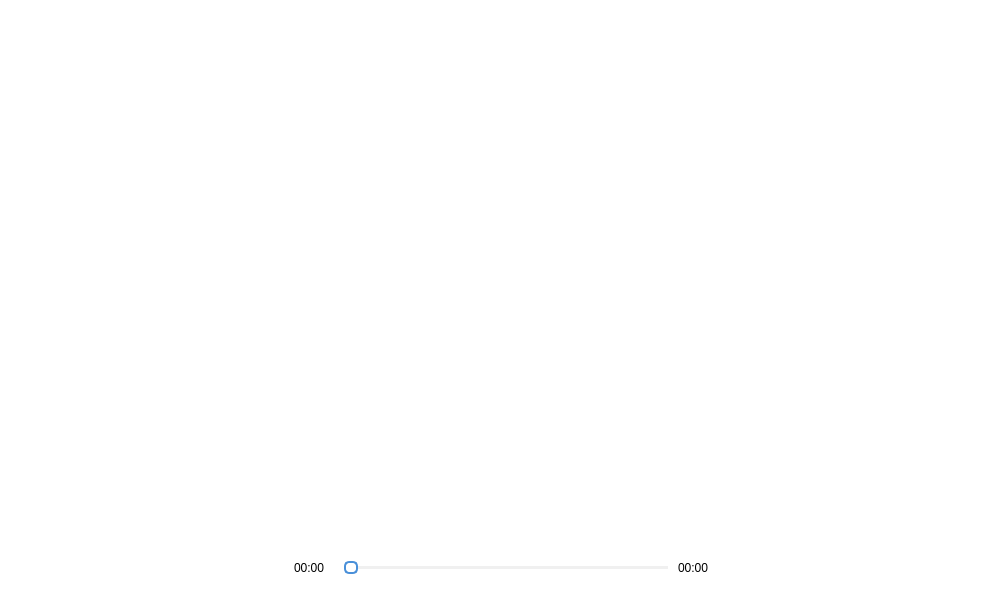
<?xml version="1.0" encoding="UTF-8"?>
<ui version="4.0">
 <class>UIMain</class>
 <widget class="QWidget" name="UIMain">
  <property name="geometry">
   <rect>
    <x>0</x>
    <y>0</y>
    <width>1000</width>
    <height>600</height>
   </rect>
  </property>
  <property name="sizePolicy">
   <sizepolicy hsizetype="Preferred" vsizetype="Preferred">
    <horstretch>0</horstretch>
    <verstretch>0</verstretch>
   </sizepolicy>
  </property>
  <property name="minimumSize">
   <size>
    <width>1000</width>
    <height>600</height>
   </size>
  </property>
  <property name="baseSize">
   <size>
    <width>0</width>
    <height>0</height>
   </size>
  </property>
  <property name="windowTitle">
   <string>Form</string>
  </property>
  <property name="styleSheet">
   <string notr="true">background-color: white;</string>
  </property>
  <layout class="QVBoxLayout" name="verticalLayout_2">
   <property name="spacing">
    <number>10</number>
   </property>
   <property name="leftMargin">
    <number>0</number>
   </property>
   <property name="topMargin">
    <number>0</number>
   </property>
   <property name="rightMargin">
    <number>10</number>
   </property>
   <property name="bottomMargin">
    <number>10</number>
   </property>
   <item>
    <widget class="QStackedWidget" name="stackedWidget">
     <property name="styleSheet">
      <string notr="true">border-radius: 10px;


</string>
     </property>
     <property name="currentIndex">
      <number>0</number>
     </property>
     <widget class="QWidget" name="page">
      <layout class="QVBoxLayout" name="verticalLayout_4">
       <property name="spacing">
        <number>0</number>
       </property>
       <property name="leftMargin">
        <number>0</number>
       </property>
       <property name="topMargin">
        <number>0</number>
       </property>
       <property name="rightMargin">
        <number>0</number>
       </property>
       <property name="bottomMargin">
        <number>0</number>
       </property>
       <item>
        <widget class="QListView" name="listView">
         <property name="sizePolicy">
          <sizepolicy hsizetype="Expanding" vsizetype="Expanding">
           <horstretch>0</horstretch>
           <verstretch>0</verstretch>
          </sizepolicy>
         </property>
         <property name="styleSheet">
          <string notr="true">    QListView {
		background-color: transparent;
        border: none;
        outline: none;
    }
    QListView::item {
        height: 48px;
        padding: 6px 10px;
        font-size: 14px;
        color: #333333;
        border-bottom: 1px solid #f0f0f0;
    }
</string>
         </property>
         <property name="horizontalScrollBarPolicy">
          <enum>Qt::ScrollBarPolicy::ScrollBarAsNeeded</enum>
         </property>
         <property name="editTriggers">
          <set>QAbstractItemView::EditTrigger::NoEditTriggers</set>
         </property>
        </widget>
       </item>
      </layout>
     </widget>
     <widget class="QWidget" name="page_2">
      <layout class="QVBoxLayout" name="verticalLayout_5">
       <property name="spacing">
        <number>0</number>
       </property>
       <property name="leftMargin">
        <number>0</number>
       </property>
       <property name="topMargin">
        <number>0</number>
       </property>
       <property name="rightMargin">
        <number>0</number>
       </property>
       <property name="bottomMargin">
        <number>0</number>
       </property>
       <item>
        <widget class="QListView" name="collectListView">
         <property name="styleSheet">
          <string notr="true"> QListView {
		background-color: transparent;
        border: none;
        outline: none;
    }
    QListView::item {
        height: 48px;
        padding: 6px 10px;
        font-size: 14px;
        color: #333333;
        border-bottom: 1px solid #f0f0f0;
    }
</string>
         </property>
         <property name="horizontalScrollBarPolicy">
          <enum>Qt::ScrollBarPolicy::ScrollBarAsNeeded</enum>
         </property>
         <property name="editTriggers">
          <set>QAbstractItemView::EditTrigger::NoEditTriggers</set>
         </property>
        </widget>
       </item>
      </layout>
     </widget>
     <widget class="QWidget" name="page_3">
      <layout class="QVBoxLayout" name="verticalLayout_6">
       <property name="spacing">
        <number>0</number>
       </property>
       <property name="leftMargin">
        <number>0</number>
       </property>
       <property name="topMargin">
        <number>0</number>
       </property>
       <property name="rightMargin">
        <number>0</number>
       </property>
       <property name="bottomMargin">
        <number>0</number>
       </property>
       <item>
        <widget class="QWidget" name="widget_2" native="true">
         <property name="styleSheet">
          <string notr="true"/>
         </property>
         <layout class="QVBoxLayout" name="verticalLayout_8">
          <property name="leftMargin">
           <number>0</number>
          </property>
          <property name="topMargin">
           <number>0</number>
          </property>
          <property name="rightMargin">
           <number>0</number>
          </property>
          <property name="bottomMargin">
           <number>0</number>
          </property>
          <item>
           <layout class="QHBoxLayout" name="horizontalLayout_5">
            <property name="spacing">
             <number>20</number>
            </property>
            <item>
             <widget class="QLabel" name="songlistCover">
              <property name="minimumSize">
               <size>
                <width>100</width>
                <height>100</height>
               </size>
              </property>
              <property name="maximumSize">
               <size>
                <width>100</width>
                <height>100</height>
               </size>
              </property>
              <property name="text">
               <string/>
              </property>
              <property name="pixmap">
               <pixmap resource="../../../resources/icon.qrc">:/icon/cover.png</pixmap>
              </property>
              <property name="scaledContents">
               <bool>true</bool>
              </property>
             </widget>
            </item>
            <item>
             <widget class="QWidget" name="widget_4" native="true">
              <layout class="QVBoxLayout" name="verticalLayout_7">
               <item>
                <widget class="QLabel" name="playlistName">
                 <property name="font">
                  <font>
                   <pointsize>12</pointsize>
                   <italic>false</italic>
                   <bold>true</bold>
                  </font>
                 </property>
                 <property name="text">
                  <string>新建歌单1</string>
                 </property>
                </widget>
               </item>
               <item>
                <layout class="QHBoxLayout" name="horizontalLayout_4">
                 <item>
                  <widget class="QPushButton" name="playlistBtn">
                   <property name="minimumSize">
                    <size>
                     <width>70</width>
                     <height>30</height>
                    </size>
                   </property>
                   <property name="maximumSize">
                    <size>
                     <width>70</width>
                     <height>30</height>
                    </size>
                   </property>
                   <property name="font">
                    <font>
                     <bold>true</bold>
                    </font>
                   </property>
                   <property name="cursor">
                    <cursorShape>PointingHandCursor</cursorShape>
                   </property>
                   <property name="styleSheet">
                    <string notr="true">QPushButton{
	background-color: rgb(225, 225, 225);
    border-radius: 15px;
	color: black;
}</string>
                   </property>
                   <property name="text">
                    <string>播放</string>
                   </property>
                   <property name="icon">
                    <iconset resource="../../../resources/icon.qrc">
                     <normaloff>:/icon/play2.png</normaloff>:/icon/play2.png</iconset>
                   </property>
                  </widget>
                 </item>
                 <item>
                  <spacer name="horizontalSpacer_5">
                   <property name="orientation">
                    <enum>Qt::Orientation::Horizontal</enum>
                   </property>
                   <property name="sizeHint" stdset="0">
                    <size>
                     <width>40</width>
                     <height>20</height>
                    </size>
                   </property>
                  </spacer>
                 </item>
                </layout>
               </item>
              </layout>
             </widget>
            </item>
           </layout>
          </item>
          <item>
           <widget class="QListView" name="songListView">
            <property name="styleSheet">
             <string notr="true"/>
            </property>
            <property name="horizontalScrollBarPolicy">
             <enum>Qt::ScrollBarPolicy::ScrollBarAsNeeded</enum>
            </property>
            <property name="editTriggers">
             <set>QAbstractItemView::EditTrigger::NoEditTriggers</set>
            </property>
           </widget>
          </item>
         </layout>
        </widget>
       </item>
      </layout>
     </widget>
     <widget class="QWidget" name="page_4"/>
     <widget class="QWidget" name="page_5">
      <layout class="QVBoxLayout" name="verticalLayout_9">
       <property name="spacing">
        <number>0</number>
       </property>
       <property name="leftMargin">
        <number>0</number>
       </property>
       <property name="topMargin">
        <number>0</number>
       </property>
       <property name="rightMargin">
        <number>0</number>
       </property>
       <property name="bottomMargin">
        <number>0</number>
       </property>
       <item>
        <widget class="QWidget" name="widget_5" native="true">
         <widget class="QTimeEdit" name="timeEdit">
          <property name="geometry">
           <rect>
            <x>110</x>
            <y>100</y>
            <width>131</width>
            <height>24</height>
           </rect>
          </property>
         </widget>
        </widget>
       </item>
      </layout>
     </widget>
    </widget>
   </item>
   <item>
    <widget class="QFrame" name="controlBar">
     <property name="sizePolicy">
      <sizepolicy hsizetype="Expanding" vsizetype="Fixed">
       <horstretch>0</horstretch>
       <verstretch>0</verstretch>
      </sizepolicy>
     </property>
     <property name="styleSheet">
      <string notr="true">QFrame {
	background: white;
	border-radius: 10px;
}</string>
     </property>
     <property name="frameShape">
      <enum>QFrame::Shape::StyledPanel</enum>
     </property>
     <property name="frameShadow">
      <enum>QFrame::Shadow::Raised</enum>
     </property>
     <layout class="QHBoxLayout" name="horizontalLayout_3">
      <property name="leftMargin">
       <number>12</number>
      </property>
      <property name="topMargin">
       <number>10</number>
      </property>
      <property name="rightMargin">
       <number>12</number>
      </property>
      <property name="bottomMargin">
       <number>10</number>
      </property>
      <item>
       <widget class="QPushButton" name="coverBtn">
        <property name="minimumSize">
         <size>
          <width>70</width>
          <height>70</height>
         </size>
        </property>
        <property name="maximumSize">
         <size>
          <width>70</width>
          <height>70</height>
         </size>
        </property>
        <property name="cursor">
         <cursorShape>PointingHandCursor</cursorShape>
        </property>
        <property name="text">
         <string/>
        </property>
        <property name="icon">
         <iconset resource="../../../resources/icon.qrc">
          <normaloff>:/icon/cover.png</normaloff>:/icon/cover.png</iconset>
        </property>
        <property name="iconSize">
         <size>
          <width>60</width>
          <height>60</height>
         </size>
        </property>
        <property name="checkable">
         <bool>true</bool>
        </property>
        <property name="flat">
         <bool>true</bool>
        </property>
       </widget>
      </item>
      <item>
       <widget class="QWidget" name="widget" native="true">
        <property name="minimumSize">
         <size>
          <width>200</width>
          <height>70</height>
         </size>
        </property>
        <property name="maximumSize">
         <size>
          <width>200</width>
          <height>70</height>
         </size>
        </property>
        <property name="styleSheet">
         <string notr="true"/>
        </property>
        <layout class="QVBoxLayout" name="verticalLayout_3">
         <item>
          <widget class="QLabel" name="titleSinger">
           <property name="minimumSize">
            <size>
             <width>0</width>
             <height>20</height>
            </size>
           </property>
           <property name="styleSheet">
            <string notr="true">font-size: 16px;</string>
           </property>
           <property name="text">
            <string/>
           </property>
           <property name="textFormat">
            <enum>Qt::TextFormat::RichText</enum>
           </property>
          </widget>
         </item>
         <item>
          <widget class="QPushButton" name="loveBtn">
           <property name="enabled">
            <bool>true</bool>
           </property>
           <property name="minimumSize">
            <size>
             <width>22</width>
             <height>22</height>
            </size>
           </property>
           <property name="maximumSize">
            <size>
             <width>22</width>
             <height>22</height>
            </size>
           </property>
           <property name="cursor">
            <cursorShape>PointingHandCursor</cursorShape>
           </property>
           <property name="mouseTracking">
            <bool>false</bool>
           </property>
           <property name="text">
            <string/>
           </property>
           <property name="icon">
            <iconset>
             <selectedon>:/icon/dislove.png</selectedon>
            </iconset>
           </property>
           <property name="iconSize">
            <size>
             <width>22</width>
             <height>22</height>
            </size>
           </property>
           <property name="checkable">
            <bool>true</bool>
           </property>
           <property name="flat">
            <bool>true</bool>
           </property>
          </widget>
         </item>
        </layout>
       </widget>
      </item>
      <item>
       <widget class="QWidget" name="widget_3" native="true">
        <property name="sizePolicy">
         <sizepolicy hsizetype="Expanding" vsizetype="Expanding">
          <horstretch>0</horstretch>
          <verstretch>0</verstretch>
         </sizepolicy>
        </property>
        <property name="minimumSize">
         <size>
          <width>32</width>
          <height>32</height>
         </size>
        </property>
        <property name="styleSheet">
         <string notr="true"/>
        </property>
        <layout class="QVBoxLayout" name="verticalLayout" stretch="2,0">
         <property name="spacing">
          <number>0</number>
         </property>
         <property name="leftMargin">
          <number>0</number>
         </property>
         <property name="topMargin">
          <number>0</number>
         </property>
         <property name="rightMargin">
          <number>0</number>
         </property>
         <property name="bottomMargin">
          <number>0</number>
         </property>
         <item>
          <layout class="QHBoxLayout" name="horizontalLayout">
           <item>
            <spacer name="horizontalSpacer_2">
             <property name="orientation">
              <enum>Qt::Orientation::Horizontal</enum>
             </property>
             <property name="sizeHint" stdset="0">
              <size>
               <width>40</width>
               <height>20</height>
              </size>
             </property>
            </spacer>
           </item>
           <item>
            <widget class="QPushButton" name="modeBtn">
             <property name="sizePolicy">
              <sizepolicy hsizetype="Fixed" vsizetype="Preferred">
               <horstretch>0</horstretch>
               <verstretch>0</verstretch>
              </sizepolicy>
             </property>
             <property name="minimumSize">
              <size>
               <width>35</width>
               <height>35</height>
              </size>
             </property>
             <property name="maximumSize">
              <size>
               <width>35</width>
               <height>35</height>
              </size>
             </property>
             <property name="cursor">
              <cursorShape>PointingHandCursor</cursorShape>
             </property>
             <property name="text">
              <string/>
             </property>
             <property name="icon">
              <iconset resource="../../../resources/icon.qrc">
               <normaloff>:/icon/loop.png</normaloff>:/icon/loop.png</iconset>
             </property>
             <property name="iconSize">
              <size>
               <width>20</width>
               <height>20</height>
              </size>
             </property>
             <property name="shortcut">
              <string>CapsLock, Return</string>
             </property>
             <property name="flat">
              <bool>true</bool>
             </property>
            </widget>
           </item>
           <item>
            <spacer name="horizontalSpacer_6">
             <property name="orientation">
              <enum>Qt::Orientation::Horizontal</enum>
             </property>
             <property name="sizeType">
              <enum>QSizePolicy::Policy::Fixed</enum>
             </property>
             <property name="sizeHint" stdset="0">
              <size>
               <width>25</width>
               <height>25</height>
              </size>
             </property>
            </spacer>
           </item>
           <item>
            <widget class="QPushButton" name="lastBtn">
             <property name="sizePolicy">
              <sizepolicy hsizetype="Preferred" vsizetype="Fixed">
               <horstretch>0</horstretch>
               <verstretch>0</verstretch>
              </sizepolicy>
             </property>
             <property name="minimumSize">
              <size>
               <width>35</width>
               <height>35</height>
              </size>
             </property>
             <property name="maximumSize">
              <size>
               <width>35</width>
               <height>35</height>
              </size>
             </property>
             <property name="cursor">
              <cursorShape>PointingHandCursor</cursorShape>
             </property>
             <property name="text">
              <string/>
             </property>
             <property name="icon">
              <iconset resource="../../../resources/icon.qrc">
               <normaloff>:/icon/last.png</normaloff>:/icon/last.png</iconset>
             </property>
             <property name="iconSize">
              <size>
               <width>20</width>
               <height>20</height>
              </size>
             </property>
             <property name="flat">
              <bool>true</bool>
             </property>
            </widget>
           </item>
           <item>
            <spacer name="horizontalSpacer_8">
             <property name="orientation">
              <enum>Qt::Orientation::Horizontal</enum>
             </property>
             <property name="sizeType">
              <enum>QSizePolicy::Policy::Fixed</enum>
             </property>
             <property name="sizeHint" stdset="0">
              <size>
               <width>25</width>
               <height>25</height>
              </size>
             </property>
            </spacer>
           </item>
           <item>
            <widget class="QPushButton" name="playBtn">
             <property name="sizePolicy">
              <sizepolicy hsizetype="Preferred" vsizetype="Fixed">
               <horstretch>0</horstretch>
               <verstretch>0</verstretch>
              </sizepolicy>
             </property>
             <property name="minimumSize">
              <size>
               <width>45</width>
               <height>45</height>
              </size>
             </property>
             <property name="maximumSize">
              <size>
               <width>50</width>
               <height>50</height>
              </size>
             </property>
             <property name="cursor">
              <cursorShape>PointingHandCursor</cursorShape>
             </property>
             <property name="styleSheet">
              <string notr="true">QPushButton{
	min-width: 43;
	min-height: 43;
}</string>
             </property>
             <property name="text">
              <string/>
             </property>
             <property name="icon">
              <iconset resource="../../../resources/icon.qrc">
               <normaloff>:/icon/pause.png</normaloff>:/icon/pause.png</iconset>
             </property>
             <property name="iconSize">
              <size>
               <width>43</width>
               <height>43</height>
              </size>
             </property>
             <property name="flat">
              <bool>true</bool>
             </property>
            </widget>
           </item>
           <item>
            <spacer name="horizontalSpacer_9">
             <property name="orientation">
              <enum>Qt::Orientation::Horizontal</enum>
             </property>
             <property name="sizeType">
              <enum>QSizePolicy::Policy::Fixed</enum>
             </property>
             <property name="sizeHint" stdset="0">
              <size>
               <width>25</width>
               <height>25</height>
              </size>
             </property>
            </spacer>
           </item>
           <item>
            <widget class="QPushButton" name="nextBtn">
             <property name="sizePolicy">
              <sizepolicy hsizetype="Preferred" vsizetype="Fixed">
               <horstretch>0</horstretch>
               <verstretch>0</verstretch>
              </sizepolicy>
             </property>
             <property name="minimumSize">
              <size>
               <width>35</width>
               <height>35</height>
              </size>
             </property>
             <property name="maximumSize">
              <size>
               <width>35</width>
               <height>35</height>
              </size>
             </property>
             <property name="cursor">
              <cursorShape>PointingHandCursor</cursorShape>
             </property>
             <property name="text">
              <string/>
             </property>
             <property name="icon">
              <iconset resource="../../../resources/icon.qrc">
               <normaloff>:/icon/next.png</normaloff>:/icon/next.png</iconset>
             </property>
             <property name="iconSize">
              <size>
               <width>20</width>
               <height>20</height>
              </size>
             </property>
             <property name="flat">
              <bool>true</bool>
             </property>
            </widget>
           </item>
           <item>
            <spacer name="horizontalSpacer_7">
             <property name="orientation">
              <enum>Qt::Orientation::Horizontal</enum>
             </property>
             <property name="sizeType">
              <enum>QSizePolicy::Policy::Fixed</enum>
             </property>
             <property name="sizeHint" stdset="0">
              <size>
               <width>25</width>
               <height>25</height>
              </size>
             </property>
            </spacer>
           </item>
           <item>
            <widget class="QPushButton" name="volumeBtn">
             <property name="sizePolicy">
              <sizepolicy hsizetype="Fixed" vsizetype="Preferred">
               <horstretch>0</horstretch>
               <verstretch>0</verstretch>
              </sizepolicy>
             </property>
             <property name="minimumSize">
              <size>
               <width>35</width>
               <height>35</height>
              </size>
             </property>
             <property name="maximumSize">
              <size>
               <width>35</width>
               <height>35</height>
              </size>
             </property>
             <property name="cursor">
              <cursorShape>PointingHandCursor</cursorShape>
             </property>
             <property name="text">
              <string/>
             </property>
             <property name="icon">
              <iconset resource="../../../resources/icon.qrc">
               <normaloff>:/icon/volume.png</normaloff>:/icon/volume.png</iconset>
             </property>
             <property name="iconSize">
              <size>
               <width>25</width>
               <height>25</height>
              </size>
             </property>
             <property name="flat">
              <bool>true</bool>
             </property>
            </widget>
           </item>
           <item>
            <spacer name="horizontalSpacer_3">
             <property name="orientation">
              <enum>Qt::Orientation::Horizontal</enum>
             </property>
             <property name="sizeType">
              <enum>QSizePolicy::Policy::Expanding</enum>
             </property>
             <property name="sizeHint" stdset="0">
              <size>
               <width>40</width>
               <height>20</height>
              </size>
             </property>
            </spacer>
           </item>
          </layout>
         </item>
         <item>
          <layout class="QHBoxLayout" name="horizontalLayout_2" stretch="0,0,0">
           <property name="spacing">
            <number>10</number>
           </property>
           <item>
            <widget class="QLabel" name="curDuration">
             <property name="minimumSize">
              <size>
               <width>40</width>
               <height>0</height>
              </size>
             </property>
             <property name="maximumSize">
              <size>
               <width>40</width>
               <height>16777215</height>
              </size>
             </property>
             <property name="text">
              <string>00:00</string>
             </property>
            </widget>
           </item>
           <item>
            <widget class="QSlider" name="progressSlider">
             <property name="sizePolicy">
              <sizepolicy hsizetype="Expanding" vsizetype="Preferred">
               <horstretch>0</horstretch>
               <verstretch>0</verstretch>
              </sizepolicy>
             </property>
             <property name="minimumSize">
              <size>
               <width>200</width>
               <height>0</height>
              </size>
             </property>
             <property name="maximumSize">
              <size>
               <width>16777215</width>
               <height>16777215</height>
              </size>
             </property>
             <property name="styleSheet">
              <string notr="true">	/* 凹槽：浅灰背景 */
    QSlider::groove:horizontal {
        background: #f0f0f0;
        height: 3px;
        border-radius: 3px;
    }
    
    /* 已滑过区域：蓝色 */
    QSlider::sub-page:horizontal {
        background: #4a90d9;
        border-radius: 3px;
    }
    
    /* 滑块：白色圆形，蓝色描边 */
    QSlider::handle:horizontal {
        background: #ffffff;
        border: 2px solid #4a90d9;
        width: 10px;
        height: -3px;
        margin: -5px 0;
        border-radius: 5px;
    }
    

</string>
             </property>
             <property name="orientation">
              <enum>Qt::Orientation::Horizontal</enum>
             </property>
            </widget>
           </item>
           <item>
            <widget class="QLabel" name="totalDuration">
             <property name="minimumSize">
              <size>
               <width>40</width>
               <height>0</height>
              </size>
             </property>
             <property name="maximumSize">
              <size>
               <width>40</width>
               <height>16777215</height>
              </size>
             </property>
             <property name="text">
              <string>00:00</string>
             </property>
            </widget>
           </item>
          </layout>
         </item>
        </layout>
       </widget>
      </item>
      <item>
       <spacer name="horizontalSpacer_4">
        <property name="orientation">
         <enum>Qt::Orientation::Horizontal</enum>
        </property>
        <property name="sizeType">
         <enum>QSizePolicy::Policy::Fixed</enum>
        </property>
        <property name="sizeHint" stdset="0">
         <size>
          <width>200</width>
          <height>60</height>
         </size>
        </property>
       </spacer>
      </item>
      <item>
       <spacer name="horizontalSpacer">
        <property name="orientation">
         <enum>Qt::Orientation::Horizontal</enum>
        </property>
        <property name="sizeType">
         <enum>QSizePolicy::Policy::Minimum</enum>
        </property>
        <property name="sizeHint" stdset="0">
         <size>
          <width>60</width>
          <height>60</height>
         </size>
        </property>
       </spacer>
      </item>
     </layout>
    </widget>
   </item>
  </layout>
 </widget>
 <resources>
  <include location="../../../resources/icon.qrc"/>
 </resources>
 <connections/>
</ui>
